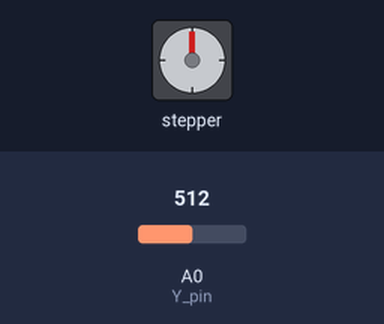
The sketch below on a simulated Arduino Uno, built with avr-gcc and run on an emulated ATmega328P. Parts: stepper motor. Inputs (shaded band) come from the test bench; at power-on: A0 (Y_pin) = 512. Stepper angles assume 2048 steps per turn.

Above: at 1.2 s.
1.3 s: A0 (Y_pin) set to 546
At 1.75 s:
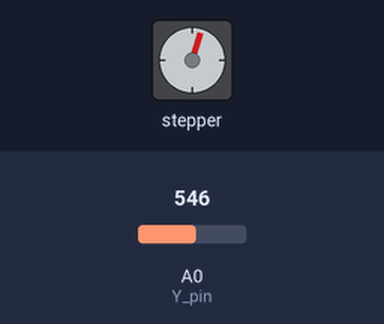
4.3 s: A0 (Y_pin) set to 520
At 4.9 s:
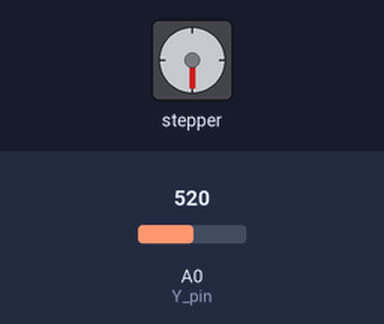
5.8 s: A0 (Y_pin) set to 540
At 6.25 s:
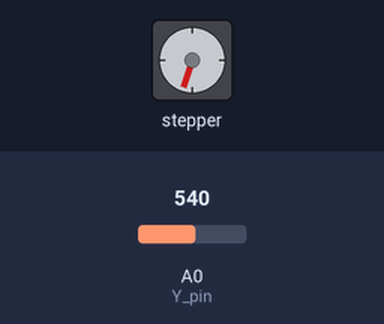
8.8 s: A0 (Y_pin) set to 511
At 9.5 s:
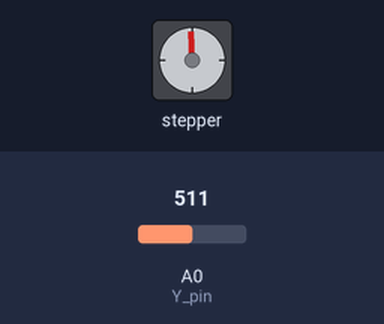
Timing chart, 0 to 11.3 s (numbered marks = the images above; inputs shaded):
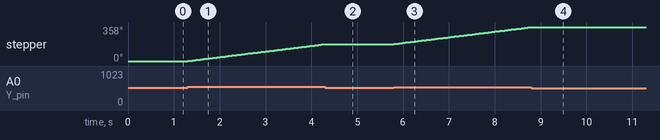

The sketch:

servo-joystick.ino
```cpp
#include <Stepper.h>

const int stepsPerRevolution = 2048;  // change this to fit the number of steps per revolution
const int rolePerMinute = 10;
const int Y_pin = 0; // analog pin connected to X output

Stepper myStepper(stepsPerRevolution, 8, 9, 10, 11);
void setup() {
  myStepper.setSpeed(rolePerMinute);

  //Serial.begin(9600);

}

void loop() {
//  Serial.print("X-axis: ");
//  Serial.println(analogRead(X_pin));
  int a = analogRead(Y_pin);
  if (a > 400 && a < 520)
  {
    for (int i = 2; i < 6; i++)
    {
      digitalWrite(i, LOW);
    }
  }
  else if (a < 400)
  {
    myStepper.setSpeed(rolePerMinute);
    myStepper.step(-30);
  }
  else if (a > 530)
  {
    myStepper.setSpeed(rolePerMinute);
    myStepper.step(30);
  }


}
```

Measured:
- the behaviour switches between 530 and 531 on A0 (Y_pin) (found by bisection; images 0 and 1)
- after the input at 1.3 s, stepper: keeps turning clockwise at about 60°/s, starting at once
- after the input at 4.3 s, stepper: goes on until 4.3 s, then stays 179°
- after the input at 5.8 s, stepper: keeps turning clockwise at about 60°/s, starting at once
- after the input at 8.8 s, stepper: goes on until 8.8 s, then stays 358°
